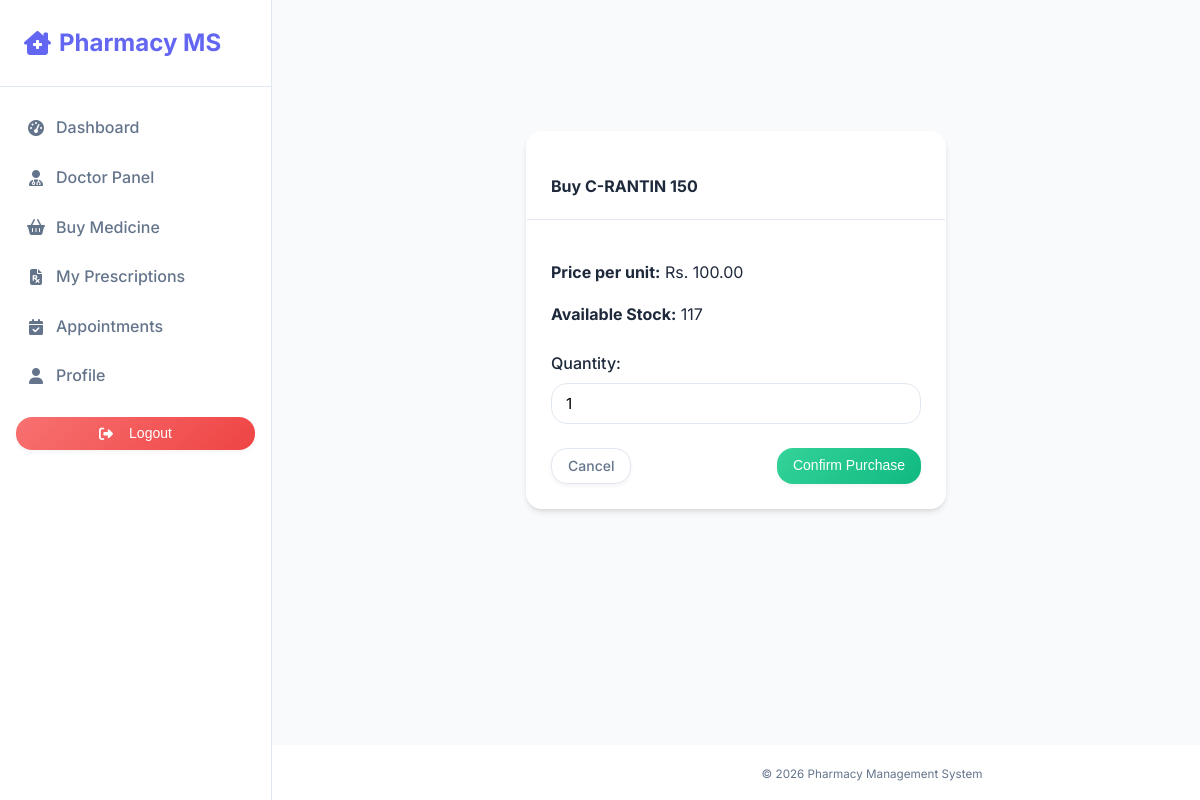
/shop/buy/1/ (signed in), run on the app's committed database.
### pharmacy/models.py (models this page shows, shortened)
class Medicine(models.Model):
    name = models.CharField(max_length=100)
    description = models.TextField()
    price = models.DecimalField(max_digits=10, decimal_places=2)
    quantity = models.PositiveIntegerField()
    expiry_date = models.DateField(null=True, blank=True)

### pharmacy/views.py (the view, shortened to what this page needs)
# urls.py: path('shop/buy/<int:pk>/', views.buy_medicine, name='buy_medicine'),
@login_required
def buy_medicine(request, pk):
    medicine = get_object_or_404(Medicine, pk=pk)
    return render(request, 'pharmacy/purchase_form.html', {'medicine': medicine})

### pharmacy/templates/pharmacy/purchase_form.html (shortened to what this page needs)
{% extends 'pharmacy/base.html' %}
{% block content %}
<div class="centered-container">
    <div>
        <div class="card">
            <div class="card-header">
                <h4 class="mb-0">Buy {{ medicine.name }}</h4>
            </div>
            <div class="card-body">
                <p><strong>Price per unit:</strong> Rs. {{ medicine.price }}</p>
                <p><strong>Available Stock:</strong> {{ medicine.quantity }}</p>
                <form method="post" class="mt-4">
                    <div class="mb-3">
                        <label for="quantity">Quantity:</label>
                        <input type="number" name="quantity" id="quantity" value="1" min="1" max="{{ medicine.quantity }}" class="form-control" required>
                    </div>
                    <div class="d-flex justify-content-between mt-4">
                        <a href="javascript:history.back()" class="btn btn-secondary">Cancel</a>
                        <button type="submit" class="btn btn-success">Confirm Purchase</button>
                    </div>
                </form>
            </div>
        </div>
    </div>
</div>
{% endblock %}

### pharmacy/static/pharmacy/style.css (style rules this page uses)
:root { --primary: #6366f1; --primary-dark: #4f46e5; --secondary: #64748b; --success: #10b981; --danger: #ef4444; --warning: #f59e0b; --info: #3b82f6; --light: #f1f5f9; --dark: #0f172a; --bg-body: #f8fafc; --surface: #ffffff; --border: #e2e8f0; --text-main: #1e293b; --text-muted: #64748b; --shadow-sm: 0 1px 3px 0 rgb(0 0 0 / 0.1), 0 1px 2px -1px rgb(0 0 0 / 0.1); --shadow: 0 4px 6px -1px rgb(0 0 0 / 0.1), 0 2px 4px -2px rgb(0 0 0 / 0.1); --shadow-lg: 0 20px 25px -5px rgb(0 0 0 / 0.1), 0 8px 10px -6px rgb(0 0 0 / 0.1); --radius: 1rem; --font-sans: 'Inter', system-ui, -apple-system, sans-serif; --grad-primary: linear-gradient(135deg, #6366f1 0%, #4f46e5 100%); --grad-success: linear-gradient(135deg, #34d399 0%, #10b981 100%); --grad-danger: linear-gradient(135deg, #f87171 0%, #ef4444 100%); --grad-warning: linear-gradient(135deg, #fbbf24 0%, #f59e0b 100%); --grad-info: linear-gradient(135deg, #60a5fa 0%, #3b82f6 100%); }
* { box-sizing: border-box; }
body { font-family: var(--font-sans); background-color: var(--bg-body); background-image: radial-gradient(#cbd5e1 1px, transparent 1px); background-size: 24px 24px; color: var(--text-main); margin: 0; line-height: 1.6; display: flex; flex-direction: column; min-height: 100vh; -webkit-font-smoothing: antialiased; }
a { text-decoration: none; color: inherit; transition: 0.2s; }
.card { background: rgba(255, 255, 255, 0.95); border-radius: var(--radius); box-shadow: var(--shadow); border: 1px solid rgba(255, 255, 255, 0.5); overflow: hidden; margin-bottom: 1.5rem; transition: transform 0.3s ease, box-shadow 0.3s ease; }
.card-header { background-color: transparent; border-bottom: 1px solid var(--border); padding: 1.25rem 1.5rem; display: flex; align-items: center; justify-content: space-between; }
.card-body { padding: 1.5rem; }
.btn { display: inline-flex; align-items: center; justify-content: center; padding: 0.5rem 1rem; font-size: 0.875rem; font-weight: 500; border-radius: var(--radius); border: 1px solid transparent; cursor: pointer; transition: all 0.3s ease; gap: 0.5rem; line-height: 1.25; box-shadow: 0 2px 4px rgba(0,0,0,0.05); }
.btn-success { background: var(--grad-success); color: white; border: none; }
.btn-secondary { background: white; border: 1px solid var(--border); color: var(--text-muted); }
input, select, textarea { width: 100%; padding: 0.625rem 0.875rem; border: 1px solid var(--border); border-radius: var(--radius); font-family: inherit; font-size: 0.95rem; transition: border-color 0.2s, box-shadow 0.2s; }
label { display: block; margin-bottom: 0.375rem; font-weight: 500; color: var(--text-main); }
.d-flex { display: flex; }
.justify-content-between { justify-content: space-between; }
.mb-0 { margin-bottom: 0 !important; }
.mb-3 { margin-bottom: 1rem !important; }
.mt-4 { margin-top: 1.5rem !important; }
.centered-container { display: flex; justify-content: center; align-items: center; min-height: calc(100vh - 200px); }
.centered-container > div { width: 100%; max-width: 420px; }

### data on the page
Medicine: name "C-RANTIN 150", price "100.00", quantity "117"
